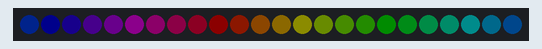
A program run on a simulated CircuitPython board. On the bench: 24 RGB LEDs in strip order, left to right. Dim RGB values are drawn brighter than linear; random numbers come from a fixed seed.

Above: at 0.45 s.
At 1.05 s:
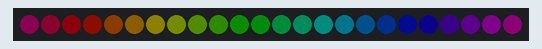
At 2.26 s:
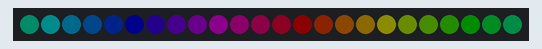
At 4.07 s:
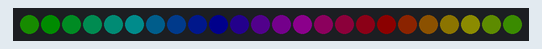
At 5.87 s:
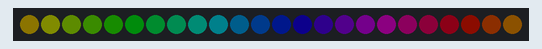
At 7.68 s:
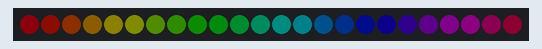

The program:

code.py
```python
import time
import random
import board
import adafruit_dotstar as dotstar
import adafruit_fancyled.adafruit_fancyled as fancy

def random_color():
    return random.randrange(0, 7) * 32

num_leds = 24

dots = dotstar.DotStar(board.DOTSTAR_CLOCK, board.DOTSTAR_DATA, num_leds, brightness=1.0, auto_write=False)

offset = 0  # Positional offset into color palette to get it to 'spin'

while True:
    for i in range(num_leds):
        c = fancy.CRGB(fancy.CHSV(i/num_leds+offset,1.0,0.05))
        dots[i] = c.pack()
    dots.show()

    offset += 0.02  # Bigger number = faster spin
```

Measured:
- by itself, everything shown: repeats every 7.5 s, in 25 steps
